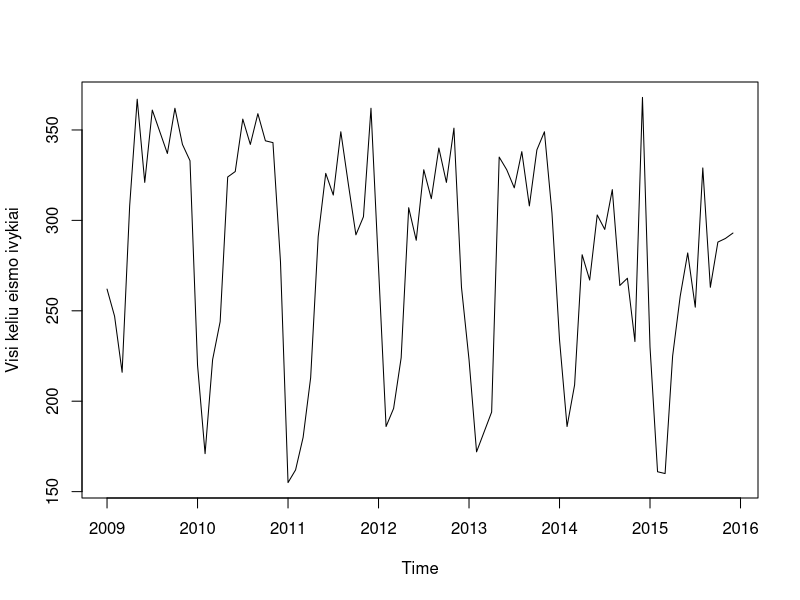
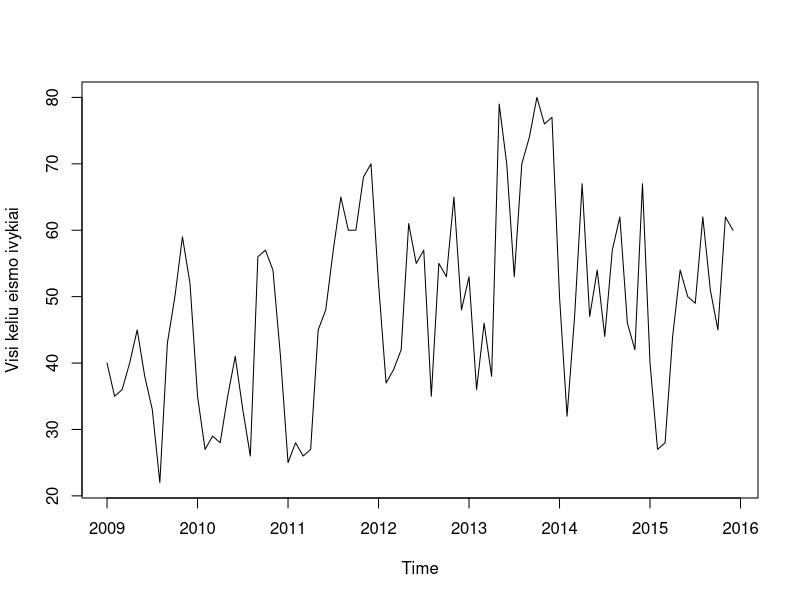

Write R code to recreate these figures, in order.
## ---- chunk 1
library(readxl)
raw<-read_excel('duom2015.xls')
rawdata<-read_excel('tidy2015.xls')
agreguoti <- read_excel("agreguoti2009-2015.xls")
head(raw)
head(rawdata)
head(agreguoti)
## ---- chunk 2
Vilniusm <- rawdata[rawdata[,1] == "Vilniaus m. sav.",]
Kaunasm <- rawdata[rawdata[,1] == "Kauno m. sav.",]
Siauliaim <- rawdata[rawdata[,1] == "siauliu m. sav.",]
Klaipedam <- rawdata[rawdata[,1] == "Klaipedos m. sav.",]
Panevezysm <- rawdata[rawdata[,1] == "Panevezio m. sav.",]

## ---- chunk 3
vyruskV<-sum(na.omit(as.numeric(Vilniusm[,19]=="Vyras")))
moteruskV<-sum(na.omit(as.numeric(Vilniusm[,19]=="Moteris")))
visoV<-(vyruskV+moteruskV)
vyruprocV=vyruskV/visoV*100
moteruprocV=moteruskV/visoV*100
## ---- chunk 4
vyruskK<-sum(na.omit(as.numeric(Kaunasm[,19]=="Vyras")))
moteruskK<-sum(na.omit(as.numeric(Kaunasm[,19]=="Moteris")))
visoK<-(vyruskK+moteruskK)
vyruprocK=vyruskK/visoK*100
moteruprocK=moteruskK/visoK*100
## ---- chunk 5
vyruskS<-sum(na.omit(as.numeric(Siauliaim[,19]=="Vyras")))
moteruskS<-sum(na.omit(as.numeric(Siauliaim[,19]=="Moteris")))
visoS<-(vyruskS+moteruskS)
vyruprocS=vyruskS/visoS*100
moteruprocS=moteruskS/visoS*100
## ---- chunk 6
vyruskKl<-sum(na.omit(as.numeric(Klaipedam[,19]=="Vyras")))
moteruskKl<-sum(na.omit(as.numeric(Klaipedam[,19]=="Moteris")))
visoKl<-(vyruskKl+moteruskKl)
vyruprocKl=vyruskKl/visoKl*100
moteruprocKl=moteruskKl/visoKl*100
## ---- chunk 7
vyruskP<-sum(na.omit(as.numeric(Panevezysm[,19]=="Vyras")))
moteruskP<-sum(na.omit(as.numeric(Panevezysm[,19]=="Moteris")))
visoP<-(vyruskP+moteruskP)
vyruprocP=vyruskP/visoP*100
moteruprocP=moteruskP/visoP*100
## ---- chunk 8
Vilniusm <- rawdata[rawdata[,1] == "Vilniaus m. sav.",]
sum(Vilniusm[,"Lytis"]=="Vyras")
## ---- chunk 9
nukenteje <- (rawdata[,5] + rawdata[,6])/rawdata[,4]
data <- cbind(rawdata, nukenteje)
## ---- chunk 10
a <- ts(agreguoti[agreguoti[,3] == "Lietuvos Respublika", 4], start=c(2009,1),  frequency = 12)
plot(a)
b <- ts(agreguoti[agreguoti[,3] == "Vilniaus m. sav.", 4], start=c(2009,1), frequency = 12)
plot(b)
